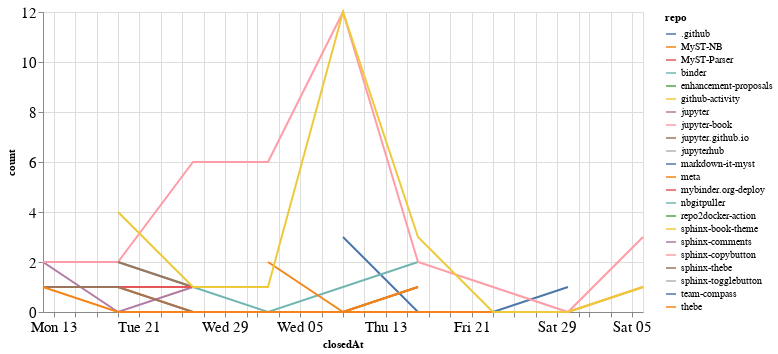

This figure's notebook cell:
### Code cell
closed_by_time = closed_by.groupby('repo').resample('W', on='closedAt').count()['author'].reset_index()
closed_by_time = closed_by_time.rename(columns={'author': 'count'})

alt.Chart(closed_by_time, width=600).mark_line().encode(
    x='closedAt',
    y='count',
    color='repo',
    tooltip="repo"
)

### Figure 1 — Vega-Lite specification as saved in the notebook (floating-point values rounded to 4 significant figures)
{"config": {"axisLeft": {"labelFontSize": 15}, "axisBottom": {"labelFontSize": 15}}, "data": {"name": "data-e23ce1678aa5ad029fd93912768b254c"}, "mark": "line", "encoding": {"color": {"type": "nominal", "field": "repo"}, "tooltip": {"type": "nominal", "field": "repo"}, "x": {"type": "temporal", "field": "closedAt"}, "y": {"type": "quantitative", "field": "count"}}, "width": 600, "$schema": "https://vega.github.io/schema/vega-lite/v4.8.1.json", "datasets": {"data-e23ce1678aa5ad029fd93912768b254c": [{"repo": ".github", "closedAt": "2020-08-09T00:00:00", "count": 3}, {"repo": ".github", "closedAt": "2020-08-16T00:00:00", "count": 0}, {"repo": ".github", "closedAt": "2020-08-23T00:00:00", "count": 0}, {"repo": ".github", "closedAt": "2020-08-30T00:00:00", "count": 1}, {"repo": "MyST-NB", "closedAt": "2020-07-19T00:00:00", "count": 1}, {"repo": "MyST-NB", "closedAt": "2020-07-26T00:00:00", "count": 0}, {"repo": "MyST-NB", "closedAt": "2020-08-02T00:00:00", "count": 0}, {"repo": "MyST-NB", "closedAt": "2020-08-09T00:00:00", "count": 0}, {"repo": "MyST-NB", "closedAt": "2020-08-16T00:00:00", "count": 0}, {"repo": "MyST-NB", "closedAt": "2020-08-23T00:00:00", "count": 0}, {"repo": "MyST-NB", "closedAt": "2020-08-30T00:00:00", "count": 0}, {"repo": "MyST-NB", "closedAt": "2020-09-06T00:00:00", "count": 1}, {"repo": "MyST-Parser", "closedAt": "2020-07-12T00:00:00", "count": 1}, {"repo": "MyST-Parser", "closedAt": "2020-07-19T00:00:00", "count": 1}, {"repo": "binder", "closedAt": "2020-07-19T00:00:00", "count": 2}, {"repo": "binder", "closedAt": "2020-07-26T00:00:00", "count": 1}, {"repo": "binder", "closedAt": "2020-08-02T00:00:00", "count": 0}, {"repo": "binder", "closedAt": "2020-08-09T00:00:00", "count": 1}, {"repo": "binder", "closedAt": "2020-08-16T00:00:00", "count": 2}, {"repo": "enhancement-proposals", "closedAt": "2020-08-30T00:00:00", "count": 1}, {"repo": "github-activity", "closedAt": "2020-08-09T00:00:00", "count": 2}, {"repo": "jupyter", "closedAt": "2020-07-12T00:00:00", "count": 2}, {"repo": "jupyter", "closedAt": "2020-07-19T00:00:00", "count": 0}, {"repo": "jupyter", "closedAt": "2020-07-26T00:00:00", "count": 1}, {"repo": "jupyter-book", "closedAt": "2020-07-12T00:00:00", "count": 2}, {"repo": "jupyter-book", "closedAt": "2020-07-19T00:00:00", "count": 2}, {"repo": "jupyter-book", "closedAt": "2020-07-26T00:00:00", "count": 6}, {"repo": "jupyter-book", "closedAt": "2020-08-02T00:00:00", "count": 6}, {"repo": "jupyter-book", "closedAt": "2020-08-09T00:00:00", "count": 12}, {"repo": "jupyter-book", "closedAt": "2020-08-16T00:00:00", "count": 2}, {"repo": "jupyter-book", "closedAt": "2020-08-23T00:00:00", "count": 1}, {"repo": "jupyter-book", "closedAt": "2020-08-30T00:00:00", "count": 0}, {"repo": "jupyter-book", "closedAt": "2020-09-06T00:00:00", "count": 3}, {"repo": "jupyter.github.io", "closedAt": "2020-07-19T00:00:00", "count": 2}, {"repo": "jupyter.github.io", "closedAt": "2020-07-26T00:00:00", "count": 1}, {"repo": "jupyterhub", "closedAt": "2020-07-12T00:00:00", "count": 1}, {"repo": "markdown-it-myst", "closedAt": "2020-08-09T00:00:00", "count": 1}, {"repo": "meta", "closedAt": "2020-08-02T00:00:00", "count": 2}, {"repo": "meta", "closedAt": "2020-08-09T00:00:00", "count": 0}, {"repo": "meta", "closedAt": "2020-08-16T00:00:00", "count": 1}, {"repo": "mybinder.org-deploy", "closedAt": "2020-07-19T00:00:00", "count": 1}, {"repo": "mybinder.org-deploy", "closedAt": "2020-07-26T00:00:00", "count": 1}, {"repo": "nbgitpuller", "closedAt": "2020-07-12T00:00:00", "count": 1}, {"repo": "repo2docker-action", "closedAt": "2020-07-26T00:00:00", "count": 1}, {"repo": "sphinx-book-theme", "closedAt": "2020-07-19T00:00:00", "count": 4}, {"repo": "sphinx-book-theme", "closedAt": "2020-07-26T00:00:00", "count": 1}, {"repo": "sphinx-book-theme", "closedAt": "2020-08-02T00:00:00", "count": 1}, {"repo": "sphinx-book-theme", "closedAt": "2020-08-09T00:00:00", "count": 12}, {"repo": "sphinx-book-theme", "closedAt": "2020-08-16T00:00:00", "count": 3}, {"repo": "sphinx-book-theme", "closedAt": "2020-08-23T00:00:00", "count": 0}, {"repo": "sphinx-book-theme", "closedAt": "2020-08-30T00:00:00", "count": 0}, {"repo": "sphinx-book-theme", "closedAt": "2020-09-06T00:00:00", "count": 1}, {"repo": "sphinx-comments", "closedAt": "2020-08-16T00:00:00", "count": 4}, {"repo": "sphinx-copybutton", "closedAt": "2020-07-26T00:00:00", "count": 2}, {"repo": "sphinx-thebe", "closedAt": "2020-07-12T00:00:00", "count": 1}, {"repo": "sphinx-thebe", "closedAt": "2020-07-19T00:00:00", "count": 1}, {"repo": "sphinx-thebe", "closedAt": "2020-07-26T00:00:00", "count": 0}, {"repo": "sphinx-thebe", "closedAt": "2020-08-02T00:00:00", "count": 0}, {"repo": "sphinx-thebe", "closedAt": "2020-08-09T00:00:00", "count": 0}, {"repo": "sphinx-thebe", "closedAt": "2020-08-16T00:00:00", "count": 1}, {"repo": "sphinx-togglebutton", "closedAt": "2020-08-09T00:00:00", "count": 3}, {"repo": "team-compass", "closedAt": "2020-07-26T00:00:00", "count": 1}, {"repo": "thebe", "closedAt": "2020-07-12T00:00:00", "count": 1}, {"repo": "thebe", "closedAt": "2020-07-19T00:00:00", "count": 0}, {"repo": "thebe", "closedAt": "2020-07-26T00:00:00", "count": 0}, {"repo": "thebe", "closedAt": "2020-08-02T00:00:00", "count": 0}, {"repo": "thebe", "closedAt": "2020-08-09T00:00:00", "count": 0}, {"repo": "thebe", "closedAt": "2020-08-16T00:00:00", "count": 1}]}}
